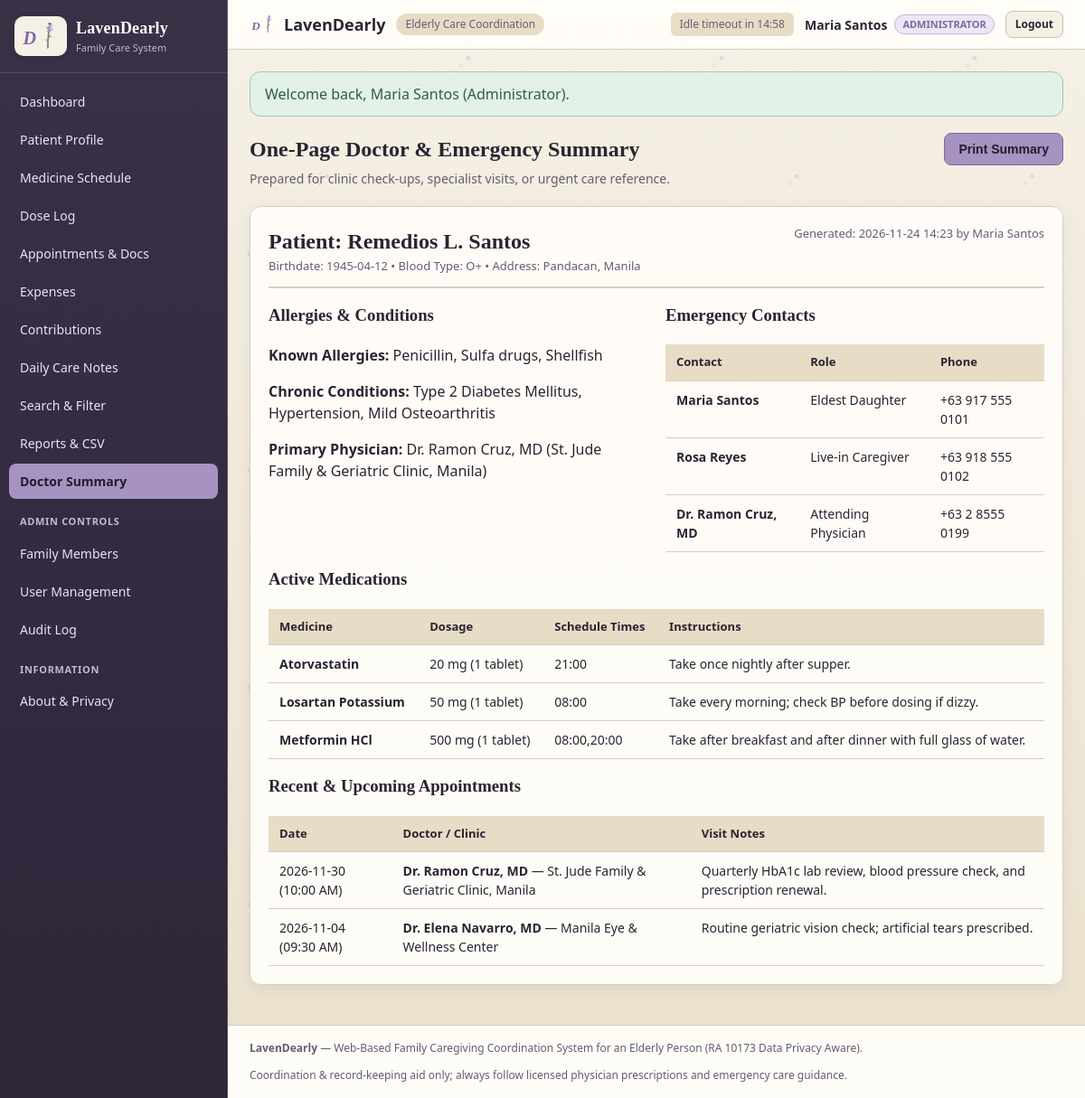
Screenshot of /summary.php (signed in) with the database file from the repository.
### tables this page shows
CREATE TABLE IF NOT EXISTS users (
  id INT AUTO_INCREMENT PRIMARY KEY,
  full_name VARCHAR(120) NOT NULL,
  email VARCHAR(140) NOT NULL UNIQUE,
  password_hash VARCHAR(255) NOT NULL,
  relationship_label VARCHAR(80) NOT NULL,
  role ENUM('administrator', 'caregiver', 'contributor') NOT NULL DEFAULT 'contributor',
  agreed_share_pct DECIMAL(5,2) NOT NULL DEFAULT 0.00,
  is_active TINYINT(1) NOT NULL DEFAULT 1,
  last_login_at DATETIME NULL,
  created_at TIMESTAMP DEFAULT CURRENT_TIMESTAMP
);

CREATE TABLE IF NOT EXISTS patients (
  id INT AUTO_INCREMENT PRIMARY KEY,
  full_name VARCHAR(140) NOT NULL,
  birthdate DATE NOT NULL,
  blood_type VARCHAR(10) DEFAULT 'O+',
  allergies TEXT NOT NULL,
  conditions TEXT NOT NULL,
  primary_doctor VARCHAR(160) NOT NULL,
  primary_clinic VARCHAR(180) DEFAULT '',
  address VARCHAR(200) NOT NULL,
  care_notes_summary TEXT NULL,
  updated_at TIMESTAMP DEFAULT CURRENT_TIMESTAMP ON UPDATE CURRENT_TIMESTAMP
);

CREATE TABLE IF NOT EXISTS family_members (
  id INT AUTO_INCREMENT PRIMARY KEY,
  patient_id INT NOT NULL DEFAULT 1,
  full_name VARCHAR(120) NOT NULL,
  relationship_label VARCHAR(80) NOT NULL,
  contact_number VARCHAR(40) NOT NULL,
  role ENUM('administrator', 'caregiver', 'contributor', 'emergency_only') NOT NULL DEFAULT 'contributor',
  is_emergency_contact TINYINT(1) NOT NULL DEFAULT 0,
  location_note VARCHAR(120) DEFAULT '',
  created_at TIMESTAMP DEFAULT CURRENT_TIMESTAMP,
  FOREIGN KEY (patient_id) REFERENCES patients(id) ON DELETE CASCADE
);

CREATE TABLE IF NOT EXISTS medicines (
  id INT AUTO_INCREMENT PRIMARY KEY,
  patient_id INT NOT NULL DEFAULT 1,
  name VARCHAR(140) NOT NULL,
  dosage VARCHAR(80) NOT NULL,
  schedule_times VARCHAR(160) NOT NULL COMMENT 'Comma-separated 24h times, e.g. 08:00,20:00',
  instructions VARCHAR(255) DEFAULT '',
  prescribing_doctor VARCHAR(140) DEFAULT '',
  start_date DATE NOT NULL,
  refill_date DATE NOT NULL,
  status ENUM('active', 'discontinued') NOT NULL DEFAULT 'active',
  created_at TIMESTAMP DEFAULT CURRENT_TIMESTAMP,
  FOREIGN KEY (patient_id) REFERENCES patients(id) ON DELETE CASCADE
);

CREATE TABLE IF NOT EXISTS appointments (
  id INT AUTO_INCREMENT PRIMARY KEY,
  patient_id INT NOT NULL DEFAULT 1,
  appointment_date DATE NOT NULL,
  appointment_time VARCHAR(20) DEFAULT '09:00 AM',
  doctor_name VARCHAR(140) NOT NULL,
  clinic_or_hospital VARCHAR(160) NOT NULL,
  purpose_or_notes TEXT NOT NULL,
  attachment_path VARCHAR(255) NULL,
  attachment_label VARCHAR(160) NULL,
  created_by INT NOT NULL,
  created_at TIMESTAMP DEFAULT CURRENT_TIMESTAMP,
  FOREIGN KEY (patient_id) REFERENCES patients(id) ON DELETE CASCADE,
  FOREIGN KEY (created_by) REFERENCES users(id)
);

### includes/auth.php (called while the page is built, shortened)
<?php
function e(?string $value): string {
    return htmlspecialchars((string)($value ?? ''), ENT_QUOTES | ENT_SUBSTITUTE, 'UTF-8');
}
function require_login(): array {
    $pdo = get_db();
    $stmt = $pdo->prepare('SELECT id, full_name, email, relationship_label, role, agreed_share_pct, is_active, last_login_at FROM users WHERE id = :id LIMIT 1');
    $stmt->execute([':id' => (int)$_SESSION['user_id']]);
    $user = $stmt->fetch();
    return $user;
}
function get_patient(): array {
    $pdo = get_db();
    $stmt = $pdo->query('SELECT * FROM patients ORDER BY id ASC LIMIT 1');
    $p = $stmt->fetch();
    return $p ?: [
        'id' => 1,
        'full_name' => 'Remedios L. Santos',
        'birthdate' => '1945-04-12',
        'blood_type' => 'O+',
        'allergies' => 'Penicillin, Sulfa drugs, Shellfish',
        'conditions' => 'Type 2 Diabetes Mellitus, Hypertension, Dyslipidemia',
        'primary_doctor' => 'Dr. Ramon Cruz, MD (Internal Medicine / Geriatrics)',
        'primary_clinic' => 'Philippine General Hospital / St. Jude Medical Clinic, Manila',
        'address' => 'Pandacan, Manila',
        'care_notes_summary' => 'Requires morning and evening blood pressure/glucose checks and pillbox verification.'
    ];
}
function take_flash(): ?array {
    $f = $_SESSION['flash'];
    return $f;
}

### summary.php (the view, shortened to what this page needs)
<?php
require_once __DIR__ . '/includes/auth.php';
$currentUser = require_login();
$pdo = get_db();
$patient = get_patient();
$activeMeds = $pdo->query("SELECT name, dosage, schedule_times, instructions, prescribing_doctor FROM medicines WHERE status = 'active' ORDER BY name ASC")->fetchAll();
$emergencyContacts = $pdo->query("SELECT full_name, relationship_label, contact_number, location_note FROM family_members WHERE is_emergency_contact = 1 ORDER BY id ASC")->fetchAll();
$recentAppts = $pdo->query("SELECT appointment_date, appointment_time, doctor_name, clinic_or_hospital, purpose_or_notes FROM appointments ORDER BY appointment_date DESC LIMIT 5")->fetchAll();
$activePage = 'summary.php';
include __DIR__ . '/includes/header.php';
?>
<div class="page-header">
  <div>
    <h1>One-Page Doctor &amp; Emergency Summary</h1>
    <p>Prepared for clinic check-ups, specialist visits, or urgent care reference.</p>
  </div>
  <button type="button" class="btn btn-primary no-print" onclick="window.print()">Print Summary</button>
</div>
<div class="card">
  <div style="display:flex; justify-content:space-between; border-bottom:2px solid var(--border); padding-bottom:12px; margin-bottom:16px; flex-wrap:wrap; gap:10px;">
    <div>
      <h2 style="margin:0;">Patient: <?= e($patient['full_name']) ?></h2>
      <div class="kpi-sub">Birthdate: <?= e($patient['birthdate']) ?> • Blood Type: <?= e($patient['blood_type']) ?> • Address: <?= e($patient['address']) ?></div>
    </div>
    <div class="kpi-sub">Generated: <?= date('Y-m-d H:i') ?> by <?= e($currentUser['full_name']) ?></div>
  </div>
  <div class="grid-2" style="margin-bottom:16px;">
    <div>
      <h3>Allergies &amp; Conditions</h3>
      <p><strong>Known Allergies:</strong> <?= e($patient['allergies'] ?: 'None recorded') ?></p>
      <p><strong>Chronic Conditions:</strong> <?= e($patient['conditions'] ?: 'None recorded') ?></p>
      <p><strong>Primary Physician:</strong> <?= e($patient['primary_doctor']) ?> (<?= e($patient['primary_clinic']) ?>)</p>
    </div>
    <div>
      <h3>Emergency Contacts</h3>
      <table>
        <thead><tr><th>Contact</th><th>Role</th><th>Phone</th></tr></thead>
        <tbody>
          <?php foreach ($emergencyContacts as $ec): ?>
            <tr>
              <td><strong><?= e($ec['full_name']) ?></strong></td>
              <td><?= e($ec['relationship_label']) ?></td>
              <td><?= e($ec['contact_number']) ?></td>
            </tr>
          <?php endforeach; ?>
        </tbody>
      </table>
    </div>
  </div>
  <h3>Active Medications</h3>
  <div class="table-wrap" style="margin-bottom:16px;">
    <table>
      <thead><tr><th>Medicine</th><th>Dosage</th><th>Schedule Times</th><th>Instructions</th></tr></thead>
      <tbody>
        <?php foreach ($activeMeds as $m): ?>
          <tr>
            <td><strong><?= e($m['name']) ?></strong></td>
            <td><?= e($m['dosage']) ?></td>
            <td><?= e($m['schedule_times']) ?></td>
            <td><?= e($m['instructions']) ?></td>
          </tr>
        <?php endforeach; ?>
      </tbody>
    </table>
  </div>
  <h3>Recent &amp; Upcoming Appointments</h3>
  <div class="table-wrap">
    <table>
      <thead><tr><th>Date</th><th>Doctor / Clinic</th><th>Visit Notes</th></tr></thead>
      <tbody>
        <?php foreach ($recentAppts as $a): ?>
          <tr>
            <td><?= e($a['appointment_date']) ?> (<?= e($a['appointment_time']) ?>)</td>
            <td><strong><?= e($a['doctor_name']) ?></strong> — <?= e($a['clinic_or_hospital']) ?></td>
            <td><?= e($a['purpose_or_notes']) ?></td>
          </tr>
        <?php endforeach; ?>
      </tbody>
    </table>
  </div>
</div>
<?php include __DIR__ . '/includes/footer.php'; ?>

### includes/header.php (shortened to what this page needs)
<?php
$currentUser = $currentUser ?? null;
$activePage = $activePage ?? basename($_SERVER['PHP_SELF']);
$flash = function_exists('take_flash') ? take_flash() : null;
$role = $currentUser['role'] ?? '';
?>
<!DOCTYPE html>
<html lang="en">
<head>
  <link rel="stylesheet" href="assets/css/style.css">
</head>
<body>
  <div class="app-shell">
    <?php if ($currentUser): ?>
    <aside class="sidebar" id="sidebar">
      <div class="brand-box">
        <div class="brand-mark" aria-hidden="true">
          <svg class="logo-svg" viewBox="0 0 64 52" xmlns="http://www.w3.org/2000/svg">
            <text x="5" y="38" fill="#7E699E" class="logo-d">D</text>
          </svg>
        </div>
        <div>
          <div class="brand-title">LavenDearly</div>
          <div class="brand-sub">Family Care System</div>
        </div>
      </div>
      <nav class="nav-list">
        <a href="dashboard.php" class="nav-item <?= $activePage === 'dashboard.php' ? 'active' : '' ?>">Dashboard</a>
        <a href="patient.php" class="nav-item <?= $activePage === 'patient.php' ? 'active' : '' ?>">Patient Profile</a>
        <a href="medicines.php" class="nav-item <?= $activePage === 'medicines.php' ? 'active' : '' ?>">Medicine Schedule</a>
        <a href="doselog.php" class="nav-item <?= $activePage === 'doselog.php' ? 'active' : '' ?>">Dose Log</a>
        <a href="appointments.php" class="nav-item <?= $activePage === 'appointments.php' ? 'active' : '' ?>">Appointments &amp; Docs</a>
        <a href="expenses.php" class="nav-item <?= $activePage === 'expenses.php' ? 'active' : '' ?>">Expenses</a>
        <a href="contributions.php" class="nav-item <?= $activePage === 'contributions.php' ? 'active' : '' ?>">Contributions</a>
        <a href="notes.php" class="nav-item <?= $activePage === 'notes.php' ? 'active' : '' ?>">Daily Care Notes</a>
        <a href="search.php" class="nav-item <?= $activePage === 'search.php' ? 'active' : '' ?>">Search &amp; Filter</a>
        <a href="reports.php" class="nav-item <?= $activePage === 'reports.php' ? 'active' : '' ?>">Reports &amp; CSV</a>
        <a href="summary.php" class="nav-item <?= $activePage === 'summary.php' ? 'active' : '' ?>">Doctor Summary</a>
        <?php if ($role === 'administrator'): ?>
          <div class="nav-divider">Admin Controls</div>
          <a href="members.php" class="nav-item <?= $activePage === 'members.php' ? 'active' : '' ?>">Family Members</a>
          <a href="users.php" class="nav-item <?= $activePage === 'users.php' ? 'active' : '' ?>">User Management</a>
          <a href="audit.php" class="nav-item <?= $activePage === 'audit.php' ? 'active' : '' ?>">Audit Log</a>
        <?php endif; ?>
        <div class="nav-divider">Information</div>
        <a href="about.php" class="nav-item <?= $activePage === 'about.php' ? 'active' : '' ?>">About &amp; Privacy</a>
      </nav>
    </aside>
    <?php endif; ?>
    <div class="main-column">
      <header class="topbar">
        <div class="topbar-left">
          <a href="<?= $currentUser ? 'dashboard.php' : 'index.php' ?>" class="topbar-brand-group">
            <svg class="topbar-logo-mini" viewBox="0 0 64 52" xmlns="http://www.w3.org/2000/svg" aria-hidden="true">
              <text x="5" y="38" fill="#7E699E" class="logo-d">D</text>
            </svg>
            <span>LavenDearly</span>
          </a>
          <span class="topbar-tag">Elderly Care Coordination</span>
        </div>
        <div class="topbar-right">
          <?php if ($currentUser): ?>
            <span class="session-badge" id="sessionTimer">Session active</span>
            <div class="user-pill">
              <strong><?= e($currentUser['full_name']) ?></strong>
              <span class="role-badge role-<?= e($currentUser['role']) ?>"><?= e(ucfirst($currentUser['role'])) ?></span>
            </div>
            <a href="logout.php" class="btn btn-sm btn-outline">Logout</a>
          <?php else: ?>
            <a href="about.php" class="btn btn-sm btn-ghost">About</a>
            <a href="login.php" class="btn btn-sm btn-primary">Login</a>
          <?php endif; ?>
        </div>
      </header>
      <main class="content-area">
        <?php if ($flash): ?>
          <div class="flash flash-<?= e($flash['type']) ?>"><?= e($flash['message']) ?></div>
        <?php endif; ?>

### rows the page displays
users: full_name "Maria Santos", role "ADMINISTRATOR"
patients: full_name "Remedios L. Santos", birthdate "1945-04-12", blood_type "O+", address "Pandacan, Manila", allergies "Penicillin, Sulfa drugs, Shellfish", conditions "Type 2 Diabetes Mellitus, Hypertension, Mild Osteoarthritis", primary_doctor "Dr. Ramon Cruz, MD", primary_clinic "St. Jude Family & Geriatric Clinic, Manila"
family_members: full_name "Maria Santos", relationship_label "Eldest Daughter", contact_number "+63 917 555 0101"
family_members: full_name "Rosa Reyes", relationship_label "Live-in Caregiver", contact_number "+63 918 555 0102"
family_members: full_name "Dr. Ramon Cruz, MD", relationship_label "Attending Physician", contact_number "+63 2 8555 0199"
medicines: name "Atorvastatin", dosage "20 mg (1 tablet)", schedule_times "21:00", instructions "Take once nightly after supper."
medicines: name "Losartan Potassium", dosage "50 mg (1 tablet)", schedule_times "08:00", instructions "Take every morning; check BP before dosing if dizzy."
medicines: name "Metformin HCl", dosage "500 mg (1 tablet)", schedule_times "08:00,20:00", instructions "Take after breakfast and after dinner with full glass of water."
appointments: appointment_date "2026-11-30", appointment_time "10:00 AM", doctor_name "Dr. Ramon Cruz, MD", clinic_or_hospital "St. Jude Family & Geriatric Clinic, Manila", purpose_or_notes "Quarterly HbA1c lab review, blood pressure check, and prescription renewal."
appointments: appointment_date "2026-11-04", appointment_time "09:30 AM", doctor_name "Dr. Elena Navarro, MD", clinic_or_hospital "Manila Eye & Wellness Center", purpose_or_notes "Routine geriatric vision check; artificial tears prescribed."

### other values shown
$flash['message'] "Welcome back, Maria Santos (Administrator)."
